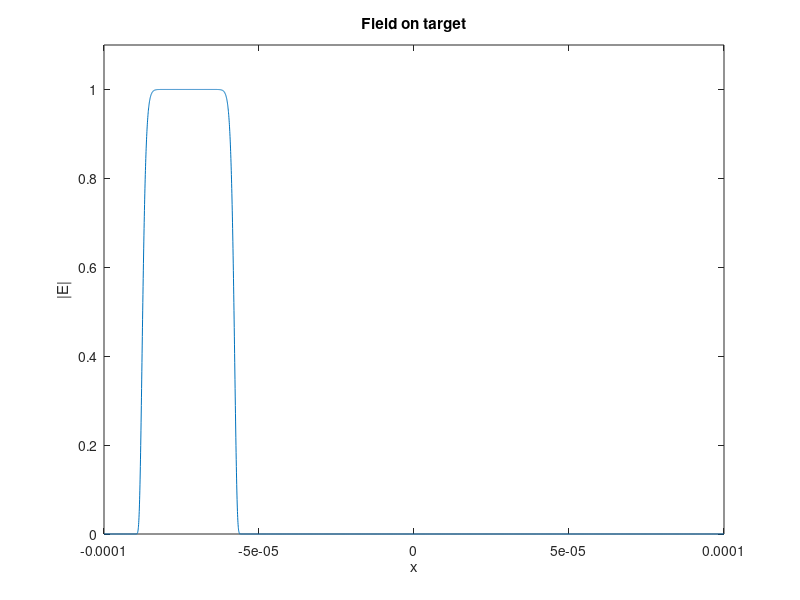

Here is the MATLAB script that generated this plot: (Note: this script raises an error after producing the figure.)
%% Generating grating shape for an arbitrary beam generation
%% Parameters for glass layers
% Indices
n_clad      = 1.537;
n_core      = 1.548;

% Layer heights [m]
h_clad      = 17e-6;
h_core      = 3.31e-6;

%% Parameters of the desired super-Gaussian
n           = 10;
eta         = 0.1;

% Feature on the target plane
lambda      = 0.78e-6;
w_0         = 15e-6;            % for Iridis, use 2e-3 [m]

% scattered angle of the emitted beam wrt normal to the layers [rad]  NOTE:
% for the definition of beam tracing approach, phi is defined wrt second
% quadrant.
phi         = -20 * pi/180;

% Focal distance from origin to the centre of the super-Gaussian [m]
f_dist      = 200e-6;

% Wavevectors [1/m]
k0_air      = 2*pi/lambda;
k0_clad     = 2*pi*n_clad/lambda;
k0_core     = 2*pi*n_core/lambda;

y_tar   = f_dist;
x_tar   = f_dist * tan(phi);
disp(['  target coordinates [um]:  ' ...
    '[' num2str(1e6*x_tar) ', ' num2str(1e6*y_tar) ']'])

% defining the range for the grating where .mph file as grating length of
% 100 um, so  x_max - x_min need to be larger.
x_min   = -100e-6;
x_max   = 100e-6;
x       = linspace(x_min, x_max, 5000)';
x_ori   = x;

%% Arbitrary field on target location
super_gaussian = @(x, phi, x_tar, w_0, n) ...
    exp(-1i * k0_air * sin(phi) * x) .* exp(-( (x-x_tar)/w_0 ).^( 2*n ));

Ez_ori  = super_gaussian(x, phi, x_tar, w_0, n);
Ek_tar  = fftshift( fft( fftshift(Ez_ori) ) );
%%
figure(2)
plot(x, abs(Ez_ori))
xlabel('x')
ylim([0 1.1])
ylabel('|E|')
title('Field on target')
xline(-60e-6,    '--k', 'HandleVisibility','off')
xline(60e-6,     '--k', 'HandleVisibility','off')

%% normal propagation
k       = linspace(-pi, pi, length(x) )'./(x(1) - x(2));
ky_a    = real( sqrt(k0_air^2 - k.^2) );
ky_g    = real( sqrt(k0_clad^2 - k.^2) );

y       = linspace(-y_tar, 0, 400);
Ek_pro  = exp(-1i*ky_a*y).*(Ek_tar*ones(size(y)));

y2      = linspace(-h, 0, 400);
Ek_pro2 = exp(-1i*ky_g*y2).*(Ek_pro(:,1)*ones(size(y2)));

Ek_pro  = [Ek_pro2 Ek_pro];
Ez_pro  = fftshift(  ifft( fftshift(Ek_pro,1) ),1  );

figure(3)
pcolor(x, [y2+h y+f_dist+h], abs(Ez_pro)')
xlabel('x')
ylabel('y')
shading flat
colorbar
axis equal
yline(f_dist + h,    '--k', 'HandleVisibility','off')
yline(h,    	'--r', 'HandleVisibility','off')
yline(0,        '--k', 'HandleVisibility','off')

%% on the grating
Ek_grat = exp(-1i*ky_g*-h -1i*ky_a*-y_tar).*Ek_tar;
Ez_grat = fftshift(  ifft( fftshift(Ek_grat) ) );

figure(4)
plot(x, abs(Ez_grat))
xline(-60e-6)
xline(60e-6)
xlabel('x')
ylabel('|E|')
title('Field on grating')

% Parameters for grating
% Remove phase from the tilt
Ez_grat = exp(1i*k0_clad*sin(phi)*x) .* Ez_grat;

Pz_amp  = abs(Ez_grat).^2;
phase   = unwrap(angle(Ez_grat)); %add 'unwrap' for smoother interpolation!

figure(5)
plot(x, phase)
xlabel('x')
ylabel('phase')
title('desired phase on the grating')

% computing dng_amp depends on pump depletion
F       = griddedInterpolant(x, Pz_amp, 'spline');
fun     = @(x) F(x);
C       = 1/integral(fun, x_min, x_max);

denu    = zeros(size(x));

for i = 1:length(x)
    denu(i) = 1 - eta * C * integral(fun, -100e-6, x(i));
end

dng_amp = sqrt(eta * C * fun(x) ./ denu);

save('phase.mat',       'x',  'phase');
save('dng_amp.mat',     'x',  'dng_amp');

%% Run Comsol
model = mphload('bragg_grating_design_5.0 (arbitrary field).mph');
model.param('par3').set('phi_deg', num2str(90 + phi_deg));
model.param('default').set('L_g', '120 [um]');
model.study('std1').run

% Dimensions
H       = mphglobal(model, 'H');
L       = mphglobal(model, 'L');
L_g     = mphglobal(model, 'L_g');
phi     = mphglobal(model, 'phi_deg');

lambda     = mphglobal(model, 'lambda0');
n_clad  = mphglobal(model, 'n_co');
dn      = mphglobal(model, 'dn');

x       = linspace(-.5*L, .5*L, 5000);
xx      = [x; .5*(H - 1)*ones(size(x))];
Ez      = mphinterp(model, 'ewfd.Ez',     'coord', xx);

% picture of waveguide
x0       = linspace(-.5*L, .5*L, 2000);
y0       = linspace(-.5*H, .5*H, 2000);
[x1, y1] = meshgrid(x0, y0);
xx       = [x1(:), y1(:)]';
Ez_wg    = mphinterp(model, 'ewfd.Ez',     'coord', xx);
Ez_wg    = reshape(Ez_wg, length(x0), length(y0));

% the efficiency parameters
xx      = [x; zeros(size(x))];
dng_amp = mphinterp(model, 'dng_amp',     'coord', xx);
max_dng = max(dng_amp);

y       = linspace(-.5*H, .5*H, 5000);
yy      = [-.5*L*ones(size(y)); y];
Px      = mphinterp(model, 'ewfd.Poavx',  'coord', yy);
p0      = trapz(y, Px);

yy      = [.5*L*ones(size(y)); y];
Px      = mphinterp(model, 'ewfd.Poavx',  'coord', yy);
p1      = trapz(y, Px);

pow_out = 100*(p0 - p1)/p0;

%%
figure(6);
plot(x, abs(Ez));
xline(-L_g/2)
xline(L_g/2)
xlabel('x')
ylabel('|E|')
title('Field on measurement line')

% save([  'data/bragg_grating',     ...
%         '_dimensions_',         num2str(H), 'x', num2str(L),    ...
%         '_grat_length_',        num2str(L_g),                   ...
%         '_lambda_',             num2str(lambda),                   ...
%         '_n_clad_',             num2str(n_clad),                ...
%         '_dn_',                 num2str(dn),                    ...
%         '_scattered_tilt_',     num2str(phi),                   ...
%         '_target_dist_',        num2str(f_dist*1e6),                 ...
%         '_target_waist_',       num2str(w_0*1e6),               ...
%         '_gausssian_order_',    num2str(n),                     ...
%         '_power_ratio_',        num2str(eta),                  ...
%         '.mat'],    'x', 'x_ori', 'Ez', 'Ez_ori', 'pow_out', 'max_dng', ...
%                     'x0', 'y0', 'Ez_wg');